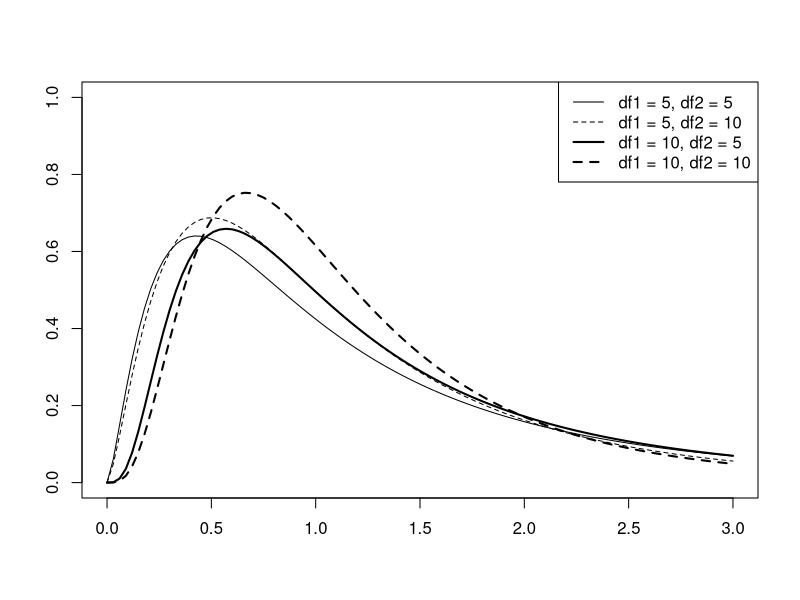

Here is the R script that generated this plot:
# Figure 1

png(filename = "ch7.figure1.png", width = 1200, height = 900, units = "px", res = 200)

plot(function(x) {df(x, df1=5, df2=5)}, xlim=c(0,3), ylim=c(0,1), ylab = "", xlab = "") 
plot(function(x) {df(x, df1=5, df2=10)}, xlim=c(0,3), add=T, lty=2) 
plot(function(x) {df(x, df1=10, df2=5)}, xlim=c(0,3), add=T, lwd=2) 
plot(function(x) {df(x, df1=10, df2=10)},
       xlim=c(0,3), add=T, lty=2, lwd=2) 
legend("topright", lty=c(1,2,1,2), lwd = c(1,1,2,2), 
       legend=c("df1 = 5, df2 = 5", "df1 = 5, df2 = 10", "df1 = 10, df2 = 5",
                    "df1 = 10, df2 = 10")) 

dev.off()